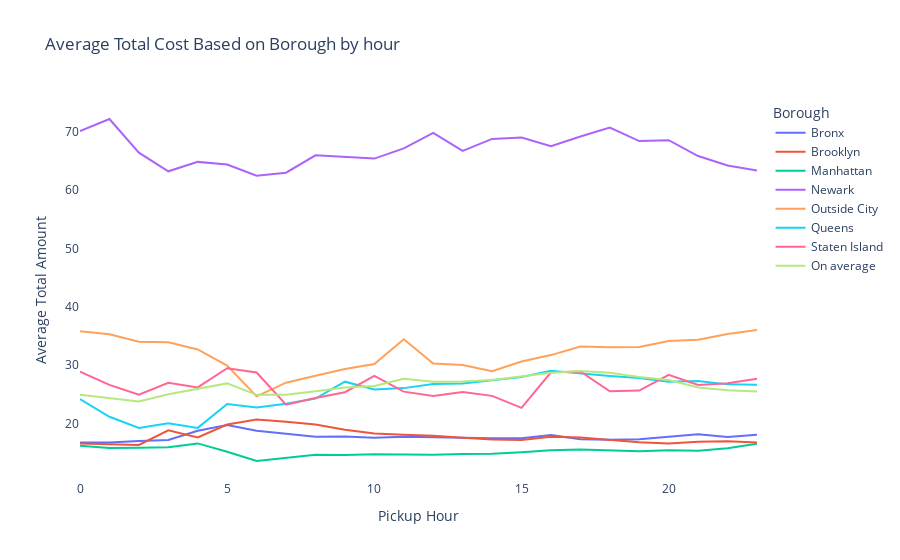
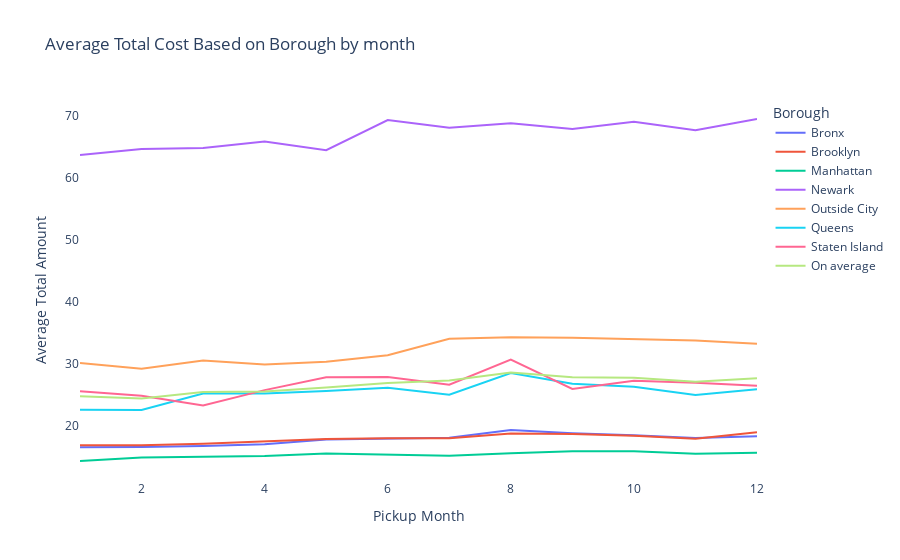
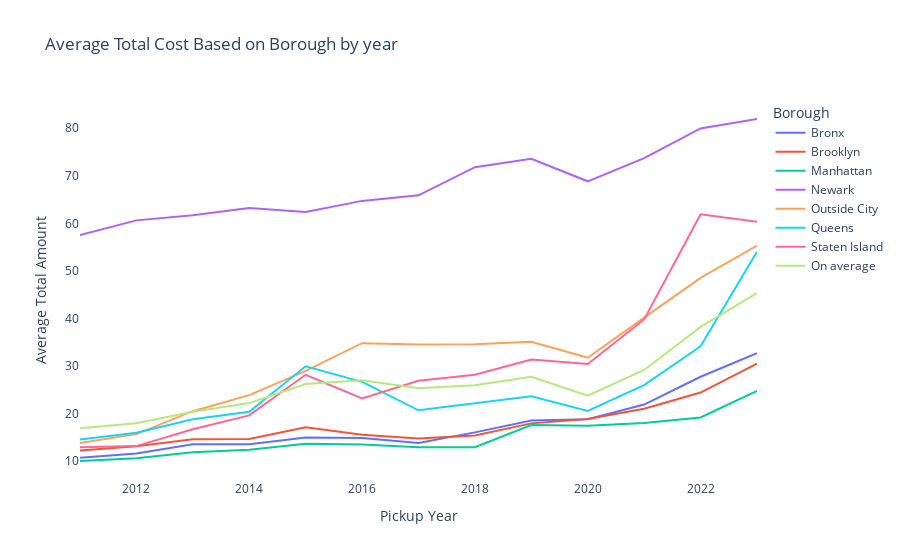

The notebook cell these images were saved under, in order:
### Markdown cell above
## Average price based on borough and in totality over time

### Code cell
for i in ['hour','month','year']:
    # Calculate average total amount based on borough
    avg_total_amount_borough = df.groupby([f'pickup_{i}', 'Pickup_Borough'])['avg(total_amount)'].mean().reset_index()

    # Calculate overall average total amount over time
    avg_total_amount_overall = df.groupby(f'pickup_{i}')['avg(total_amount)'].mean().reset_index()
    avg_total_amount_overall['Pickup_Borough'] = 'On average'

    # Concatenate both DataFrames
    avg_total_amount = pd.concat([avg_total_amount_borough, avg_total_amount_overall])

    # Plot average total amount based on borough and overall over time
    fig = px.line(avg_total_amount, x=f'pickup_{i}', y='avg(total_amount)', color='Pickup_Borough', 
                  title=f'Average Total Cost Based on Borough by {i}')
    fig.update_xaxes(title=f'Pickup {i.capitalize()}')
    fig.update_yaxes(title='Average Total Amount')

    # Set clear background
    fig.update_layout(plot_bgcolor='white', paper_bgcolor='white')
    
    # Set legend title
    fig.update_layout(legend=dict(title='Borough'))

    # Show the plot
    fig.show()

### Figure 1 — Plotly figure (JSON) as saved in the notebook; plotly's stock layout.template omitted (floating-point values rounded to 4 significant figures)
{"data": [{"hovertemplate": "Pickup_Borough=Bronx<br>pickup_hour=%{x}<br>avg(total_amount)=%{y}<extra></extra>", "legendgroup": "Bronx", "line": {"color": "#636efa", "dash": "solid"}, "marker": {"symbol": "circle"}, "mode": "lines", "name": "Bronx", "orientation": "v", "showlegend": true, "type": "scatter", "x": [0, 1, 2, 3, 4, 5, 6, 7, 8, 9, 10, 11, 12, 13, 14, 15, 16, 17, 18, 19, 20, 21, 22, 23], "xaxis": "x", "y": [16.78, 16.79, 17.01, 17.19, 18.79, 19.77, 18.77, 18.23, 17.74, 17.78, 17.57, 17.75, 17.61, 17.58, 17.5, 17.51, 18.05, 17.34, 17.24, 17.33, 17.77, 18.19, 17.72, 18.09], "yaxis": "y"}, {"hovertemplate": "Pickup_Borough=Brooklyn<br>pickup_hour=%{x}<br>avg(total_amount)=%{y}<extra></extra>", "legendgroup": "Brooklyn", "line": {"color": "#EF553B", "dash": "solid"}, "marker": {"symbol": "circle"}, "mode": "lines", "name": "Brooklyn", "orientation": "v", "showlegend": true, "type": "scatter", "x": [0, 1, 2, 3, 4, 5, 6, 7, 8, 9, 10, 11, 12, 13, 14, 15, 16, 17, 18, 19, 20, 21, 22, 23], "xaxis": "x", "y": [16.58, 16.42, 16.36, 18.86, 17.62, 19.85, 20.7, 20.32, 19.85, 18.95, 18.31, 18.09, 17.93, 17.59, 17.29, 17.2, 17.76, 17.61, 17.23, 16.82, 16.61, 16.89, 16.99, 16.78], "yaxis": "y"}, {"hovertemplate": "Pickup_Borough=Manhattan<br>pickup_hour=%{x}<br>avg(total_amount)=%{y}<extra></extra>", "legendgroup": "Manhattan", "line": {"color": "#00cc96", "dash": "solid"}, "marker": {"symbol": "circle"}, "mode": "lines", "name": "Manhattan", "orientation": "v", "showlegend": true, "type": "scatter", "x": [0, 1, 2, 3, 4, 5, 6, 7, 8, 9, 10, 11, 12, 13, 14, 15, 16, 17, 18, 19, 20, 21, 22, 23], "xaxis": "x", "y": [16.2, 15.81, 15.87, 15.97, 16.62, 15.19, 13.6, 14.09, 14.68, 14.64, 14.75, 14.72, 14.69, 14.79, 14.85, 15.1, 15.45, 15.57, 15.43, 15.28, 15.45, 15.37, 15.8, 16.54], "yaxis": "y"}, {"hovertemplate": "Pickup_Borough=Newark<br>pickup_hour=%{x}<br>avg(total_amount)=%{y}<extra></extra>", "legendgroup": "Newark", "line": {"color": "#ab63fa", "dash": "solid"}, "marker": {"symbol": "circle"}, "mode": "lines", "name": "Newark", "orientation": "v", "showlegend": true, "type": "scatter", "x": [0, 1, 2, 3, 4, 5, 6, 7, 8, 9, 10, 11, 12, 13, 14, 15, 16, 17, 18, 19, 20, 21, 22, 23], "xaxis": "x", "y": [70.07, 72.15, 66.4, 63.2, 64.81, 64.36, 62.45, 62.96, 65.94, 65.71, 65.38, 67.11, 69.79, 66.68, 68.74, 68.97, 67.48, 69.16, 70.67, 68.37, 68.52, 65.81, 64.21, 63.33], "yaxis": "y"}, {"hovertemplate": "Pickup_Borough=Outside City<br>pickup_hour=%{x}<br>avg(total_amount)=%{y}<extra></extra>", "legendgroup": "Outside City", "line": {"color": "#FFA15A", "dash": "solid"}, "marker": {"symbol": "circle"}, "mode": "lines", "name": "Outside City", "orientation": "v", "showlegend": true, "type": "scatter", "x": [0, 1, 2, 3, 4, 5, 6, 7, 8, 9, 10, 11, 12, 13, 14, 15, 16, 17, 18, 19, 20, 21, 22, 23], "xaxis": "x", "y": [35.83, 35.29, 34.03, 33.92, 32.69, 29.93, 24.66, 27.01, 28.21, 29.36, 30.22, 34.44, 30.29, 30.03, 28.98, 30.65, 31.73, 33.2, 33.1, 33.14, 34.15, 34.38, 35.35, 36.04], "yaxis": "y"}, {"hovertemplate": "Pickup_Borough=Queens<br>pickup_hour=%{x}<br>avg(total_amount)=%{y}<extra></extra>", "legendgroup": "Queens", "line": {"color": "#19d3f3", "dash": "solid"}, "marker": {"symbol": "circle"}, "mode": "lines", "name": "Queens", "orientation": "v", "showlegend": true, "type": "scatter", "x": [0, 1, 2, 3, 4, 5, 6, 7, 8, 9, 10, 11, 12, 13, 14, 15, 16, 17, 18, 19, 20, 21, 22, 23], "xaxis": "x", "y": [24.21, 21.17, 19.25, 20.06, 19.27, 23.38, 22.77, 23.4, 24.29, 27.18, 25.86, 26.08, 26.77, 26.89, 27.43, 27.99, 29.04, 28.56, 28.17, 27.81, 27.16, 27.32, 26.72, 26.64], "yaxis": "y"}, {"hovertemplate": "Pickup_Borough=Staten Island<br>pickup_hour=%{x}<br>avg(total_amount)=%{y}<extra></extra>", "legendgroup": "Staten Island", "line": {"color": "#FF6692", "dash": "solid"}, "marker": {"symbol": "circle"}, "mode": "lines", "name": "Staten Island", "orientation": "v", "showlegend": true, "type": "scatter", "x": [0, 1, 2, 3, 4, 5, 6, 7, 8, 9, 10, 11, 12, 13, 14, 15, 16, 17, 18, 19, 20, 21, 22, 23], "xaxis": "x", "y": [28.88, 26.64, 24.95, 26.98, 26.21, 29.49, 28.75, 23.24, 24.38, 25.37, 28.17, 25.47, 24.75, 25.41, 24.75, 22.7, 28.79, 28.93, 25.55, 25.66, 28.36, 26.61, 26.9, 27.69], "yaxis": "y"}, {"hovertemplate": "Pickup_Borough=On average<br>pickup_hour=%{x}<br>avg(total_amount)=%{y}<extra></extra>", "legendgroup": "On average", "line": {"color": "#B6E880", "dash": "solid"}, "marker": {"symbol": "circle"}, "mode": "lines", "name": "On average", "orientation": "v", "showlegend": true, "type": "scatter", "x": [0, 1, 2, 3, 4, 5, 6, 7, 8, 9, 10, 11, 12, 13, 14, 15, 16, 17, 18, 19, 20, 21, 22, 23], "xaxis": "x", "y": [24.95, 24.38, 23.8, 25.02, 25.96, 26.89, 24.93, 24.96, 25.54, 26.17, 26.43, 27.68, 27.19, 27.23, 27.49, 28.05, 28.72, 29.01, 28.73, 27.99, 27.48, 26.19, 25.72, 25.48], "yaxis": "y"}], "layout": {"legend": {"title": {"text": "Borough"}, "tracegroupgap": 0}, "paper_bgcolor": "white", "plot_bgcolor": "white", "title": {"text": "Average Total Cost Based on Borough by hour"}, "xaxis": {"anchor": "y", "domain": [0, 1], "title": {"text": "Pickup Hour"}}, "yaxis": {"anchor": "x", "domain": [0, 1], "title": {"text": "Average Total Amount"}}}}

### Figure 2 — Plotly figure (JSON) as saved in the notebook; plotly's stock layout.template omitted (floating-point values rounded to 4 significant figures)
{"data": [{"hovertemplate": "Pickup_Borough=Bronx<br>pickup_month=%{x}<br>avg(total_amount)=%{y}<extra></extra>", "legendgroup": "Bronx", "line": {"color": "#636efa", "dash": "solid"}, "marker": {"symbol": "circle"}, "mode": "lines", "name": "Bronx", "orientation": "v", "showlegend": true, "type": "scatter", "x": [1, 2, 3, 4, 5, 6, 7, 8, 9, 10, 11, 12], "xaxis": "x", "y": [16.53, 16.55, 16.72, 17.01, 17.78, 17.96, 18.05, 19.3, 18.78, 18.46, 18.0, 18.3], "yaxis": "y"}, {"hovertemplate": "Pickup_Borough=Brooklyn<br>pickup_month=%{x}<br>avg(total_amount)=%{y}<extra></extra>", "legendgroup": "Brooklyn", "line": {"color": "#EF553B", "dash": "solid"}, "marker": {"symbol": "circle"}, "mode": "lines", "name": "Brooklyn", "orientation": "v", "showlegend": true, "type": "scatter", "x": [1, 2, 3, 4, 5, 6, 7, 8, 9, 10, 11, 12], "xaxis": "x", "y": [16.83, 16.83, 17.07, 17.51, 17.85, 17.97, 17.96, 18.71, 18.65, 18.37, 17.87, 18.91], "yaxis": "y"}, {"hovertemplate": "Pickup_Borough=Manhattan<br>pickup_month=%{x}<br>avg(total_amount)=%{y}<extra></extra>", "legendgroup": "Manhattan", "line": {"color": "#00cc96", "dash": "solid"}, "marker": {"symbol": "circle"}, "mode": "lines", "name": "Manhattan", "orientation": "v", "showlegend": true, "type": "scatter", "x": [1, 2, 3, 4, 5, 6, 7, 8, 9, 10, 11, 12], "xaxis": "x", "y": [14.29, 14.86, 14.98, 15.1, 15.49, 15.38, 15.14, 15.54, 15.88, 15.87, 15.47, 15.62], "yaxis": "y"}, {"hovertemplate": "Pickup_Borough=Newark<br>pickup_month=%{x}<br>avg(total_amount)=%{y}<extra></extra>", "legendgroup": "Newark", "line": {"color": "#ab63fa", "dash": "solid"}, "marker": {"symbol": "circle"}, "mode": "lines", "name": "Newark", "orientation": "v", "showlegend": true, "type": "scatter", "x": [1, 2, 3, 4, 5, 6, 7, 8, 9, 10, 11, 12], "xaxis": "x", "y": [63.64, 64.62, 64.76, 65.82, 64.42, 69.28, 68.05, 68.77, 67.82, 69.02, 67.65, 69.44], "yaxis": "y"}, {"hovertemplate": "Pickup_Borough=Outside City<br>pickup_month=%{x}<br>avg(total_amount)=%{y}<extra></extra>", "legendgroup": "Outside City", "line": {"color": "#FFA15A", "dash": "solid"}, "marker": {"symbol": "circle"}, "mode": "lines", "name": "Outside City", "orientation": "v", "showlegend": true, "type": "scatter", "x": [1, 2, 3, 4, 5, 6, 7, 8, 9, 10, 11, 12], "xaxis": "x", "y": [30.09, 29.18, 30.49, 29.85, 30.31, 31.34, 33.99, 34.23, 34.16, 33.92, 33.71, 33.19], "yaxis": "y"}, {"hovertemplate": "Pickup_Borough=Queens<br>pickup_month=%{x}<br>avg(total_amount)=%{y}<extra></extra>", "legendgroup": "Queens", "line": {"color": "#19d3f3", "dash": "solid"}, "marker": {"symbol": "circle"}, "mode": "lines", "name": "Queens", "orientation": "v", "showlegend": true, "type": "scatter", "x": [1, 2, 3, 4, 5, 6, 7, 8, 9, 10, 11, 12], "xaxis": "x", "y": [22.57, 22.5, 25.18, 25.17, 25.56, 26.11, 24.97, 28.46, 26.74, 26.28, 24.93, 25.85], "yaxis": "y"}, {"hovertemplate": "Pickup_Borough=Staten Island<br>pickup_month=%{x}<br>avg(total_amount)=%{y}<extra></extra>", "legendgroup": "Staten Island", "line": {"color": "#FF6692", "dash": "solid"}, "marker": {"symbol": "circle"}, "mode": "lines", "name": "Staten Island", "orientation": "v", "showlegend": true, "type": "scatter", "x": [1, 2, 3, 4, 5, 6, 7, 8, 9, 10, 11, 12], "xaxis": "x", "y": [25.56, 24.81, 23.26, 25.72, 27.79, 27.84, 26.6, 30.66, 25.91, 27.23, 26.89, 26.41], "yaxis": "y"}, {"hovertemplate": "Pickup_Borough=On average<br>pickup_month=%{x}<br>avg(total_amount)=%{y}<extra></extra>", "legendgroup": "On average", "line": {"color": "#B6E880", "dash": "solid"}, "marker": {"symbol": "circle"}, "mode": "lines", "name": "On average", "orientation": "v", "showlegend": true, "type": "scatter", "x": [1, 2, 3, 4, 5, 6, 7, 8, 9, 10, 11, 12], "xaxis": "x", "y": [24.73, 24.36, 25.44, 25.5, 26.14, 26.87, 27.26, 28.55, 27.81, 27.72, 27.06, 27.64], "yaxis": "y"}], "layout": {"legend": {"title": {"text": "Borough"}, "tracegroupgap": 0}, "paper_bgcolor": "white", "plot_bgcolor": "white", "title": {"text": "Average Total Cost Based on Borough by month"}, "xaxis": {"anchor": "y", "domain": [0, 1], "title": {"text": "Pickup Month"}}, "yaxis": {"anchor": "x", "domain": [0, 1], "title": {"text": "Average Total Amount"}}}}

### Figure 3 — Plotly figure (JSON) as saved in the notebook; plotly's stock layout.template omitted (floating-point values rounded to 4 significant figures)
{"data": [{"hovertemplate": "Pickup_Borough=Bronx<br>pickup_year=%{x}<br>avg(total_amount)=%{y}<extra></extra>", "legendgroup": "Bronx", "line": {"color": "#636efa", "dash": "solid"}, "marker": {"symbol": "circle"}, "mode": "lines", "name": "Bronx", "orientation": "v", "showlegend": true, "type": "scatter", "x": [2011, 2012, 2013, 2014, 2015, 2016, 2017, 2018, 2019, 2020, 2021, 2022, 2023], "xaxis": "x", "y": [10.64, 11.53, 13.51, 13.5, 14.93, 14.83, 13.74, 16.0, 18.48, 18.76, 21.85, 27.7, 32.66], "yaxis": "y"}, {"hovertemplate": "Pickup_Borough=Brooklyn<br>pickup_year=%{x}<br>avg(total_amount)=%{y}<extra></extra>", "legendgroup": "Brooklyn", "line": {"color": "#EF553B", "dash": "solid"}, "marker": {"symbol": "circle"}, "mode": "lines", "name": "Brooklyn", "orientation": "v", "showlegend": true, "type": "scatter", "x": [2011, 2012, 2013, 2014, 2015, 2016, 2017, 2018, 2019, 2020, 2021, 2022, 2023], "xaxis": "x", "y": [12.21, 13.07, 14.56, 14.62, 17.09, 15.52, 14.69, 15.35, 17.89, 18.82, 20.99, 24.38, 30.49], "yaxis": "y"}, {"hovertemplate": "Pickup_Borough=Manhattan<br>pickup_year=%{x}<br>avg(total_amount)=%{y}<extra></extra>", "legendgroup": "Manhattan", "line": {"color": "#00cc96", "dash": "solid"}, "marker": {"symbol": "circle"}, "mode": "lines", "name": "Manhattan", "orientation": "v", "showlegend": true, "type": "scatter", "x": [2011, 2012, 2013, 2014, 2015, 2016, 2017, 2018, 2019, 2020, 2021, 2022, 2023], "xaxis": "x", "y": [9.976, 10.58, 11.84, 12.33, 13.59, 13.43, 12.89, 12.86, 17.55, 17.41, 17.96, 19.15, 24.71], "yaxis": "y"}, {"hovertemplate": "Pickup_Borough=Newark<br>pickup_year=%{x}<br>avg(total_amount)=%{y}<extra></extra>", "legendgroup": "Newark", "line": {"color": "#ab63fa", "dash": "solid"}, "marker": {"symbol": "circle"}, "mode": "lines", "name": "Newark", "orientation": "v", "showlegend": true, "type": "scatter", "x": [2011, 2012, 2013, 2014, 2015, 2016, 2017, 2018, 2019, 2020, 2021, 2022, 2023], "xaxis": "x", "y": [57.52, 60.62, 61.69, 63.22, 62.37, 64.72, 65.89, 71.82, 73.58, 68.84, 73.73, 79.97, 81.95], "yaxis": "y"}, {"hovertemplate": "Pickup_Borough=Outside City<br>pickup_year=%{x}<br>avg(total_amount)=%{y}<extra></extra>", "legendgroup": "Outside City", "line": {"color": "#FFA15A", "dash": "solid"}, "marker": {"symbol": "circle"}, "mode": "lines", "name": "Outside City", "orientation": "v", "showlegend": true, "type": "scatter", "x": [2011, 2012, 2013, 2014, 2015, 2016, 2017, 2018, 2019, 2020, 2021, 2022, 2023], "xaxis": "x", "y": [13.76, 15.63, 20.46, 23.84, 28.95, 34.78, 34.5, 34.53, 35.07, 31.72, 40.16, 48.51, 55.32], "yaxis": "y"}, {"hovertemplate": "Pickup_Borough=Queens<br>pickup_year=%{x}<br>avg(total_amount)=%{y}<extra></extra>", "legendgroup": "Queens", "line": {"color": "#19d3f3", "dash": "solid"}, "marker": {"symbol": "circle"}, "mode": "lines", "name": "Queens", "orientation": "v", "showlegend": true, "type": "scatter", "x": [2011, 2012, 2013, 2014, 2015, 2016, 2017, 2018, 2019, 2020, 2021, 2022, 2023], "xaxis": "x", "y": [14.49, 15.93, 18.77, 20.33, 29.9, 26.63, 20.65, 22.15, 23.58, 20.5, 25.96, 34.12, 54.0], "yaxis": "y"}, {"hovertemplate": "Pickup_Borough=Staten Island<br>pickup_year=%{x}<br>avg(total_amount)=%{y}<extra></extra>", "legendgroup": "Staten Island", "line": {"color": "#FF6692", "dash": "solid"}, "marker": {"symbol": "circle"}, "mode": "lines", "name": "Staten Island", "orientation": "v", "showlegend": true, "type": "scatter", "x": [2011, 2012, 2013, 2014, 2015, 2016, 2017, 2018, 2019, 2020, 2021, 2022, 2023], "xaxis": "x", "y": [12.88, 13.11, 16.66, 19.58, 28.12, 23.12, 26.86, 28.13, 31.33, 30.38, 39.77, 61.9, 60.32], "yaxis": "y"}, {"hovertemplate": "Pickup_Borough=On average<br>pickup_year=%{x}<br>avg(total_amount)=%{y}<extra></extra>", "legendgroup": "On average", "line": {"color": "#B6E880", "dash": "solid"}, "marker": {"symbol": "circle"}, "mode": "lines", "name": "On average", "orientation": "v", "showlegend": true, "type": "scatter", "x": [2011, 2012, 2013, 2014, 2015, 2016, 2017, 2018, 2019, 2020, 2021, 2022, 2023], "xaxis": "x", "y": [16.86, 17.92, 20.34, 22.16, 26.17, 26.96, 25.3, 25.94, 27.71, 23.73, 29.14, 38.19, 45.29], "yaxis": "y"}], "layout": {"legend": {"title": {"text": "Borough"}, "tracegroupgap": 0}, "paper_bgcolor": "white", "plot_bgcolor": "white", "title": {"text": "Average Total Cost Based on Borough by year"}, "xaxis": {"anchor": "y", "domain": [0, 1], "title": {"text": "Pickup Year"}}, "yaxis": {"anchor": "x", "domain": [0, 1], "title": {"text": "Average Total Amount"}}}}
